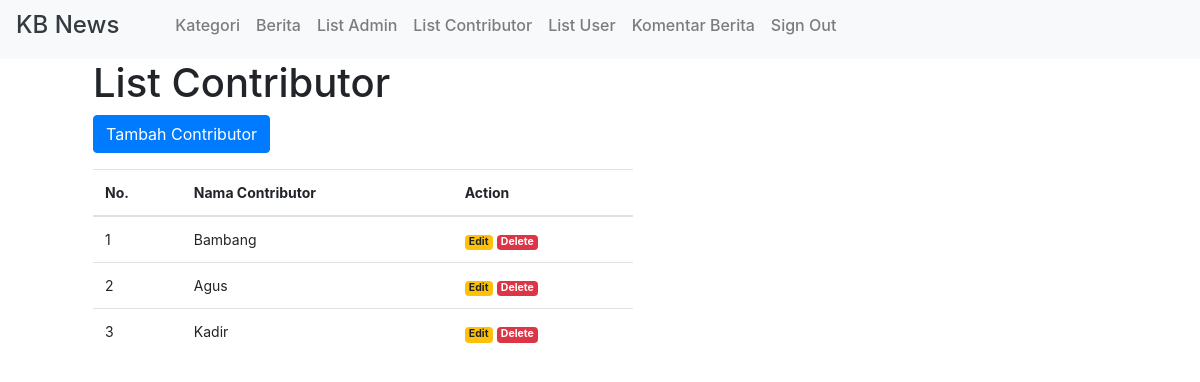
Page /home_adm.php?p=contributor (signed in) on the committed database.
### tables this page shows
CREATE TABLE `user` (
  `id` int(11) NOT NULL,
  `username` varchar(25) NOT NULL,
  `password` varchar(100) NOT NULL,
  `role` varchar(15) NOT NULL,
  `foto` varchar(50) NOT NULL
);

### database/Contributor.php (called while the page is built, shortened)
<?php
class Contributor{
	private $pdo;
	function __construct(){
		try{
			$this->pdo = new PDO('mysql:host=localhost;dbname=id14803266_kalbis_news', 'id14803266_root', 'nenquU{@8Fs2$+v)');
		}catch(PDOException $e){
			echo $e;
		}
	}
	public function tampilContri(){
		$sql = "SELECT * FROM user
				WHERE role = 'contributor'";
		$stmt = $this->pdo->query($sql);
		return $stmt;
	}
}

### pages/admin/contributor.php (the view)
<?php
	require 'database/Contributor.php';
?>
<div class="container">
	<div class="row">
		<div class="col-sm-6 ml-5">
			<h1>List Contributor</h1>
			<a href="home_adm.php?p=tambah_contri">
				<button class="btn btn-primary">Tambah Contributor</button>
			</a>
			<table class="table mt-3">
				<thead>
					<tr>
						<th>No.</th>
						<th>Nama Contributor</th>
						<th>Action</th>
					</tr>
				</thead>
				<tbody>
					<?php
						$contri = new Contributor();
						$data = $contri->tampilContri();
						$i = 1;
						foreach ($data as $row){
					?>
					<tr>
						<td><?php echo $i; ?></td>
						<td><?php echo $row['username']; ?></td>
						<td>
							<a href="home_adm.php?p=edit_contri&&id=<?= $row['id']; ?>" class="badge badge-warning">Edit</a>
							<a href="process/admin/deleteContri.php?id=<?= $row['id']; ?>" class="badge badge-danger">Delete</a>
						</td>
					</tr>
					<?php
						$i++;
					}
					?>
				</tbody>
			</table>
		</div>
	</div>
</div>

### dashboard.css (style rules this page uses)
body { font-size: .875rem; }

### rows in the picture
user: username "Bambang"
user: username "Agus"
user: username "Kadir"
